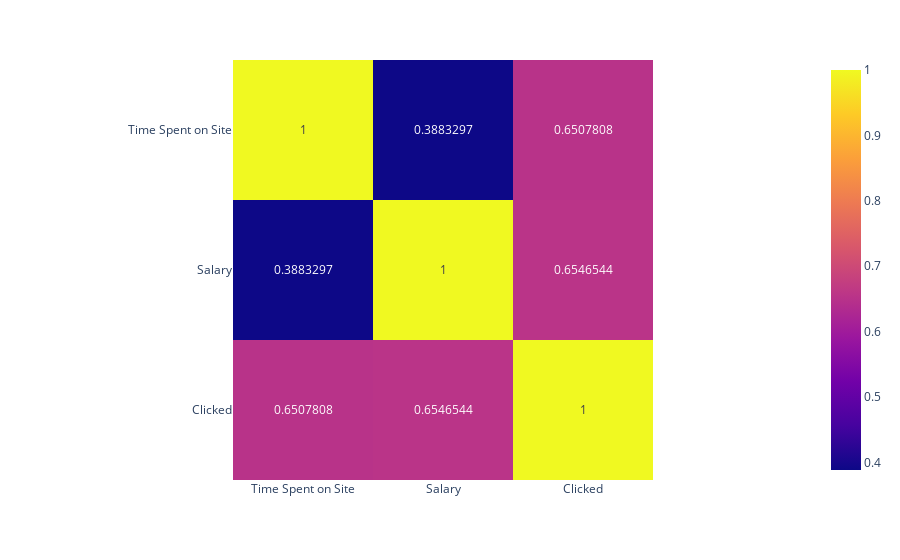

Notebook code for this chart:
### Code cell
numeric_df = df.select_dtypes(include=['float64', 'int64'])

# Calculate the correlation matrix
corr_matrix = numeric_df.corr()

# Display the correlation matrix with annotations
px.imshow(corr_matrix, text_auto=True)

### Figure 1 — Plotly figure (JSON) as saved in the notebook; plotly's stock layout.template omitted (floating-point values rounded to 4 significant figures)
{"data": [{"coloraxis": "coloraxis", "hovertemplate": "x: %{x}<br>y: %{y}<br>color: %{z}<extra></extra>", "name": "0", "texttemplate": "%{z}", "type": "heatmap", "x": ["Time Spent on Site", "Salary", "Clicked"], "xaxis": "x", "y": ["Time Spent on Site", "Salary", "Clicked"], "yaxis": "y", "z": [[1, 0.3883, 0.6508], [0.3883, 1, 0.6547], [0.6508, 0.6547, 1]]}], "layout": {"coloraxis": {"colorscale": [[0, "#0d0887"], [0.1111, "#46039f"], [0.2222, "#7201a8"], [0.3333, "#9c179e"], [0.4444, "#bd3786"], [0.5556, "#d8576b"], [0.6667, "#ed7953"], [0.7778, "#fb9f3a"], [0.8889, "#fdca26"], [1, "#f0f921"]]}, "margin": {"t": 60}, "xaxis": {"anchor": "y", "constrain": "domain", "domain": [0, 1], "scaleanchor": "y"}, "yaxis": {"anchor": "x", "autorange": "reversed", "constrain": "domain", "domain": [0, 1]}}}
